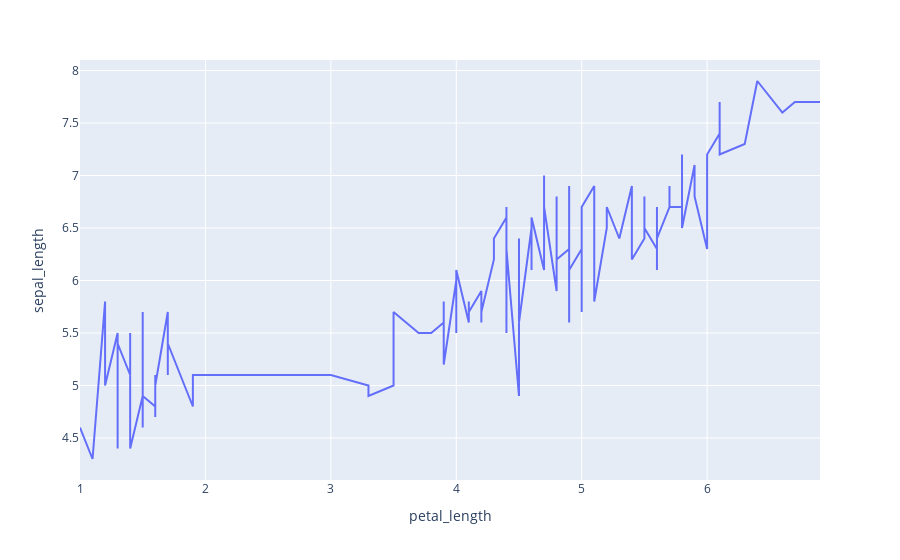

Here is the notebook cell this chart was saved with:
### Code cell
temp_iris = iris.sort_values(by='petal_length')

fig = px.line(temp_iris, x='petal_length', y='sepal_length')
fig.show()
fig.write_image('./output/02_line_b.png', scale = 3)

### Figure 1 — Plotly figure (JSON) as saved in the notebook; plotly's stock layout.template omitted (floating-point values rounded to 4 significant figures; data arrays with more than 128 entries replaced by an {"elided": "..."} marker saying what was removed)
{"data": [{"hovertemplate": "petal_length=%{x}<br>sepal_length=%{y}<extra></extra>", "legendgroup": "", "line": {"color": "#636efa", "dash": "solid"}, "marker": {"symbol": "circle"}, "mode": "lines", "name": "", "orientation": "v", "showlegend": false, "type": "scatter", "x": {"elided": "150 float values"}, "xaxis": "x", "y": {"elided": "150 float values"}, "yaxis": "y"}], "layout": {"legend": {"tracegroupgap": 0}, "margin": {"t": 60}, "xaxis": {"anchor": "y", "domain": [0, 1], "title": {"text": "petal_length"}}, "yaxis": {"anchor": "x", "domain": [0, 1], "title": {"text": "sepal_length"}}}}
